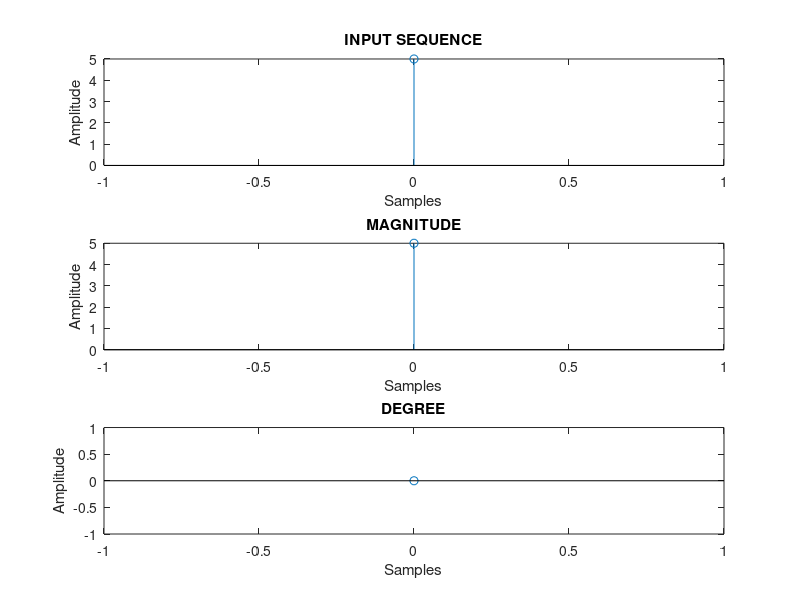

MATLAB code for this plot:
% Author : Vishwas K Singh
% E-mail : vishwasks32@gmail.com
% Description : Script to find DFT of a sequence

% Prepare by clearing the screen
clc;clear all;close all;

% Take the input sequence
xn = input('Enter the input sequence: '); % [1 3 -1 -2]
N = length(xn);

% Initialize output sequence with zeros
Xk = zeros(1,N);

% Compute DFT{x[n]} using formula
for k = 0:N-1
		for n = 0:N-1
				Xk(k+1) = Xk(k+1) + xn(n+1) * exp((-j*2*pi*n*k)/N);
		end
end

% Display output sequence
disp('The DFT X(k) for given sequence is: ');
disp(Xk); % [1 2-5i -1 2+5i]

n = 0:N-1;

% Plot the input sequence
subplot(3,1,1);
stem(n,xn);
xlabel('Samples');
ylabel('Amplitude');
title('INPUT SEQUENCE');

% Plot the magnitude of output
subplot(3,1,2);
stem(n,abs(Xk));
xlabel('Samples');
ylabel('Amplitude');
title('MAGNITUDE');

% Plot the input sequence
subplot(3,1,3);
stem(n,angle(Xk));
xlabel('Samples');
ylabel('Amplitude');
title('DEGREE');
